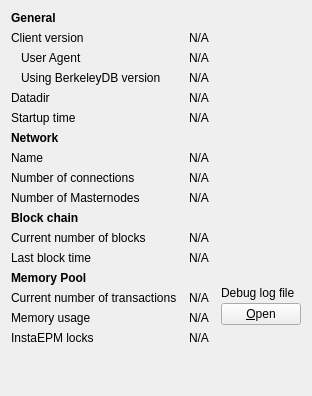
     <widget class="QWidget" name="tab_info">
      <attribute name="title">
       <string>&amp;Information</string>
      </attribute>
      <layout class="QGridLayout" name="gridLayout" columnstretch="0,1,0">
       <property name="horizontalSpacing">
        <number>12</number>
       </property>
       <item row="0" column="0">
        <widget class="QLabel" name="label_9">
         <property name="font">
          <font>
           <weight>75</weight>
           <bold>true</bold>
          </font>
         </property>
         <property name="text">
          <string>General</string>
         </property>
        </widget>
       </item>
       <item row="1" column="0">
        <widget class="QLabel" name="label_6">
         <property name="text">
          <string>Client version</string>
         </property>
        </widget>
       </item>
       <item row="1" column="1" colspan="2">
        <widget class="QLabel" name="clientVersion">
         <property name="cursor">
          <cursorShape>IBeamCursor</cursorShape>
         </property>
         <property name="text">
          <string>N/A</string>
         </property>
         <property name="textFormat">
          <enum>Qt::PlainText</enum>
         </property>
         <property name="textInteractionFlags">
          <set>Qt::LinksAccessibleByMouse|Qt::TextSelectableByKeyboard|Qt::TextSelectableByMouse</set>
         </property>
        </widget>
       </item>
       <item row="2" column="0">
        <widget class="QLabel" name="labelClientUserAgent">
         <property name="text">
          <string>User Agent</string>
         </property>
         <property name="indent">
          <number>10</number>
         </property>
        </widget>
       </item>
       <item row="2" column="1" colspan="2">
        <widget class="QLabel" name="clientUserAgent">
         <property name="cursor">
          <cursorShape>IBeamCursor</cursorShape>
         </property>
         <property name="text">
          <string>N/A</string>
         </property>
         <property name="textFormat">
          <enum>Qt::PlainText</enum>
         </property>
         <property name="textInteractionFlags">
          <set>Qt::LinksAccessibleByMouse|Qt::TextSelectableByKeyboard|Qt::TextSelectableByMouse</set>
         </property>
        </widget>
       </item>
       <item row="3" column="0">
        <widget class="QLabel" name="label_berkeleyDBVersion">
         <property name="text">
          <string>Using BerkeleyDB version</string>
         </property>
         <property name="indent">
          <number>10</number>
         </property>
        </widget>
       </item>
       <item row="3" column="1" colspan="2">
        <widget class="QLabel" name="berkeleyDBVersion">
         <property name="cursor">
          <cursorShape>IBeamCursor</cursorShape>
         </property>
         <property name="text">
          <string>N/A</string>
         </property>
         <property name="textFormat">
          <enum>Qt::PlainText</enum>
         </property>
         <property name="textInteractionFlags">
          <set>Qt::LinksAccessibleByMouse|Qt::TextSelectableByKeyboard|Qt::TextSelectableByMouse</set>
         </property>
        </widget>
       </item>
       <item row="4" column="0">
        <widget class="QLabel" name="label_12">
         <property name="text">
          <string>Datadir</string>
         </property>
        </widget>
       </item>
       <item row="4" column="1" colspan="2">
        <widget class="QLabel" name="dataDir">
         <property name="cursor">
          <cursorShape>IBeamCursor</cursorShape>
         </property>
         <property name="text">
          <string>N/A</string>
         </property>
         <property name="textFormat">
          <enum>Qt::PlainText</enum>
         </property>
         <property name="wordWrap">
          <bool>true</bool>
         </property>
         <property name="textInteractionFlags">
          <set>Qt::LinksAccessibleByMouse|Qt::TextSelectableByKeyboard|Qt::TextSelectableByMouse</set>
         </property>
        </widget>
       </item>
       <item row="5" column="0">
        <widget class="QLabel" name="label_13">
         <property name="text">
          <string>Startup time</string>
         </property>
        </widget>
       </item>
       <item row="5" column="1" colspan="2">
        <widget class="QLabel" name="startupTime">
         <property name="cursor">
          <cursorShape>IBeamCursor</cursorShape>
         </property>
         <property name="text">
          <string>N/A</string>
         </property>
         <property name="textFormat">
          <enum>Qt::PlainText</enum>
         </property>
         <property name="textInteractionFlags">
          <set>Qt::LinksAccessibleByMouse|Qt::TextSelectableByKeyboard|Qt::TextSelectableByMouse</set>
         </property>
        </widget>
       </item>
       <item row="6" column="0">
           <widget class="QLabel" name="labelNetwork">
               <property name="font">
                   <font>
                       <weight>75</weight>
                       <bold>true</bold>
                   </font>
               </property>
               <property name="text">
                   <string>Network</string>
               </property>
           </widget>
       </item>
       <item row="7" column="0">
        <widget class="QLabel" name="label_8">
         <property name="text">
          <string>Name</string>
         </property>
        </widget>
       </item>
       <item row="7" column="1" colspan="2">
        <widget class="QLabel" name="networkName">
         <property name="cursor">
          <cursorShape>IBeamCursor</cursorShape>
         </property>
         <property name="text">
          <string>N/A</string>
         </property>
         <property name="textFormat">
          <enum>Qt::PlainText</enum>
         </property>
         <property name="textInteractionFlags">
          <set>Qt::LinksAccessibleByMouse|Qt::TextSelectableByKeyboard|Qt::TextSelectableByMouse</set>
         </property>
        </widget>
       </item>
       <item row="8" column="0">
        <widget class="QLabel" name="label_7">
         <property name="text">
          <string>Number of connections</string>
         </property>
        </widget>
       </item>
       <item row="8" column="1" colspan="2">
        <widget class="QLabel" name="numberOfConnections">
         <property name="cursor">
          <cursorShape>IBeamCursor</cursorShape>
         </property>
         <property name="text">
          <string>N/A</string>
         </property>
         <property name="textFormat">
          <enum>Qt::PlainText</enum>
         </property>
         <property name="textInteractionFlags">
          <set>Qt::LinksAccessibleByMouse|Qt::TextSelectableByKeyboard|Qt::TextSelectableByMouse</set>
         </property>
        </widget>
       </item>
       <item row="9" column="0">
        <widget class="QLabel" name="masternodeCountLabel">
         <property name="text">
          <string>Number of Masternodes</string>
         </property>
        </widget>
       </item>
       <item row="9" column="1">
        <widget class="QLabel" name="masternodeCount">
         <property name="text">
          <string>N/A</string>
         </property>
        </widget>
       </item>
       <item row="10" column="0">
        <widget class="QLabel" name="label_10">
         <property name="font">
          <font>
           <weight>75</weight>
           <bold>true</bold>
          </font>
         </property>
         <property name="text">
          <string>Block chain</string>
         </property>
        </widget>
       </item>
       <item row="11" column="0">
        <widget class="QLabel" name="label_3">
         <property name="text">
          <string>Current number of blocks</string>
         </property>
        </widget>
       </item>
       <item row="11" column="1" colspan="2">
        <widget class="QLabel" name="numberOfBlocks">
         <property name="cursor">
          <cursorShape>IBeamCursor</cursorShape>
         </property>
         <property name="text">
          <string>N/A</string>
         </property>
         <property name="textFormat">
          <enum>Qt::PlainText</enum>
         </property>
         <property name="textInteractionFlags">
          <set>Qt::LinksAccessibleByMouse|Qt::TextSelectableByKeyboard|Qt::TextSelectableByMouse</set>
         </property>
        </widget>
       </item>
       <item row="12" column="0">
        <widget class="QLabel" name="labelLastBlockTime">
         <property name="text">
          <string>Last block time</string>
         </property>
        </widget>
       </item>
       <item row="12" column="1" colspan="2">
        <widget class="QLabel" name="lastBlockTime">
         <property name="cursor">
          <cursorShape>IBeamCursor</cursorShape>
         </property>
         <property name="text">
          <string>N/A</string>
         </property>
         <property name="textFormat">
          <enum>Qt::PlainText</enum>
         </property>
         <property name="textInteractionFlags">
          <set>Qt::LinksAccessibleByMouse|Qt::TextSelectableByKeyboard|Qt::TextSelectableByMouse</set>
         </property>
        </widget>
       </item>
       <item row="13" column="0">
        <widget class="QLabel" name="labelMempoolTitle">
         <property name="font">
          <font>
           <weight>75</weight>
           <bold>true</bold>
          </font>
         </property>
         <property name="text">
          <string>Memory Pool</string>
         </property>
        </widget>
       </item>
       <item row="14" column="0">
        <widget class="QLabel" name="labelNumberOfTransactions">
         <property name="text">
          <string>Current number of transactions</string>
         </property>
        </widget>
       </item>
       <item row="14" column="1">
        <widget class="QLabel" name="mempoolNumberTxs">
         <property name="cursor">
          <cursorShape>IBeamCursor</cursorShape>
         </property>
         <property name="text">
          <string>N/A</string>
         </property>
         <property name="textFormat">
          <enum>Qt::PlainText</enum>
         </property>
         <property name="textInteractionFlags">
          <set>Qt::LinksAccessibleByMouse|Qt::TextSelectableByKeyboard|Qt::TextSelectableByMouse</set>
         </property>
        </widget>
       </item>
       <item row="15" column="0">
        <widget class="QLabel" name="labelMemoryUsage">
         <property name="text">
          <string>Memory usage</string>
         </property>
        </widget>
       </item>
       <item row="15" column="1">
        <widget class="QLabel" name="mempoolSize">
         <property name="cursor">
          <cursorShape>IBeamCursor</cursorShape>
         </property>
         <property name="text">
          <string>N/A</string>
         </property>
         <property name="textFormat">
          <enum>Qt::PlainText</enum>
         </property>
         <property name="textInteractionFlags">
          <set>Qt::LinksAccessibleByMouse|Qt::TextSelectableByKeyboard|Qt::TextSelectableByMouse</set>
         </property>
        </widget>
       </item>
       <item row="13" column="2" rowspan="3">
        <layout class="QVBoxLayout" name="verticalLayoutDebugButton">
         <property name="spacing">
          <number>3</number>
         </property>
         <item>
          <spacer name="verticalSpacer_2">
           <property name="orientation">
            <enum>Qt::Vertical</enum>
           </property>
           <property name="sizeHint" stdset="0">
            <size>
             <width>10</width>
             <height>5</height>
            </size>
           </property>
          </spacer>
         </item>
         <item>
          <widget class="QLabel" name="labelDebugLogfile">
           <property name="text">
            <string>Debug log file</string>
           </property>
          </widget>
         </item>
         <item>
          <widget class="QPushButton" name="openDebugLogfileButton">
           <property name="toolTip">
            <string>Open the %1 debug log file from the current data directory. This can take a few seconds for large log files.</string>
           </property>
           <property name="text">
            <string>&amp;Open</string>
           </property>
           <property name="autoDefault">
            <bool>false</bool>
           </property>
          </widget>
         </item>
        </layout>
       </item>
       <item row="17" column="0">
        <spacer name="verticalSpacer">
         <property name="orientation">
          <enum>Qt::Vertical</enum>
         </property>
         <property name="sizeHint" stdset="0">
          <size>
           <width>20</width>
           <height>40</height>
          </size>
         </property>
        </spacer>
       </item>
       <item row="16" column="0">
        <widget class="QLabel" name="labelInstaEPMLockCount">
         <property name="text">
          <string>InstaEPM locks</string>
         </property>
        </widget>
       </item>
       <item row="16" column="1">
        <widget class="QLabel" name="instantSendLockCount">
         <property name="text">
          <string>N/A</string>
         </property>
        </widget>
       </item>
      </layout>
     </widget>
